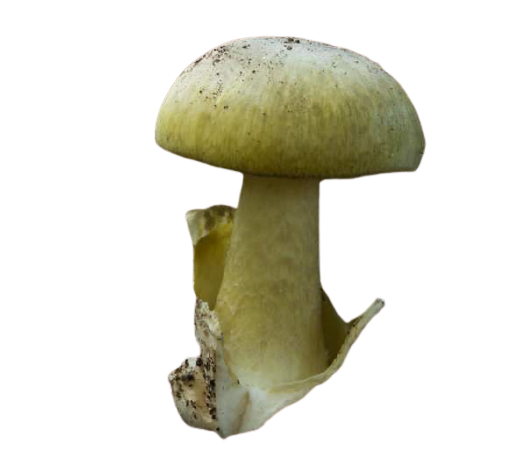
#> input picture Beracun/0.png, 526 x 475 px; its folder holds only this picture in this run
$ python ProcessImage.py
#> lines starting #> are read from the running program, lines starting #| are printed output that depends on the picture
# importing PIL Module
from PIL import Image
import os

dir = os.getcwd()
categories = ['Beracun', 'BisaDimakan']

for category in categories:
        path = os.path.join(dir, category)
        i=24
        j=48
        k=72

        for img in os.listdir(path):
            imgpath = os.path.join(path, img)
            image = Image.open(imgpath)
#> image is the input picture: PIL image 526x475 RGBA; mean R, G, B, A 224, 222.9, 211, 255

            vertical_img = image.transpose(method=Image.FLIP_TOP_BOTTOM)
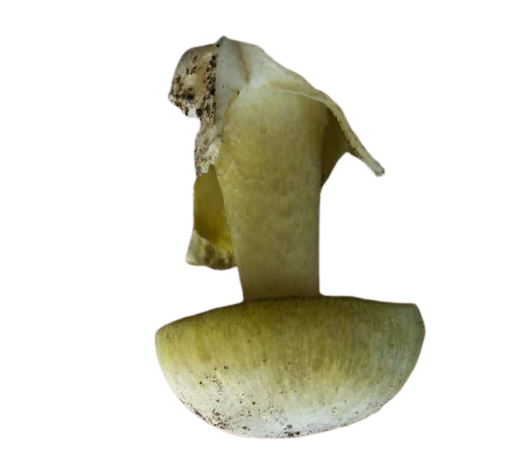
#> vertical_img: PIL image 526x475 RGBA; mean R, G, B, A 224, 222.9, 211, 255
            vertical_img.save(f'{path}/{i}.png')

            horizontal_img = image.transpose(method=Image.FLIP_LEFT_RIGHT)
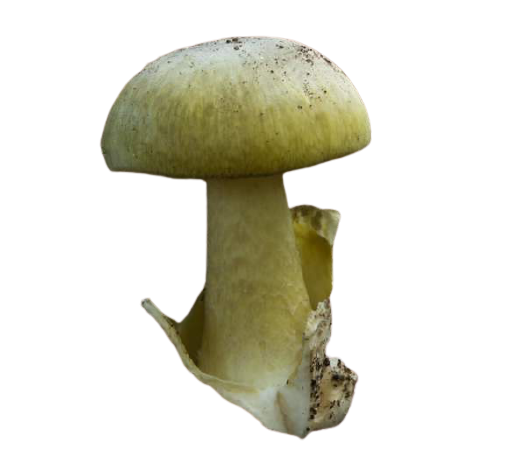
#> horizontal_img: PIL image 526x475 RGBA; mean R, G, B, A 224, 222.9, 211, 255
            horizontal_img.save(f'{path}/{j}.png')

            vertical_horizontal_img = horizontal_img.transpose(method=Image.FLIP_TOP_BOTTOM)
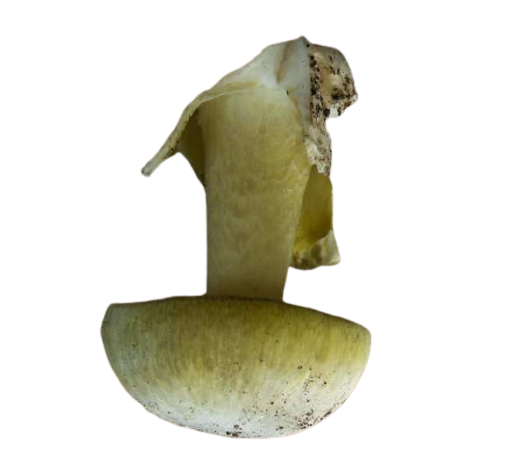
#> vertical_horizontal_img: PIL image 526x475 RGBA; mean R, G, B, A 224, 222.9, 211, 255
#> (the run stopped early here; a loop or call above may not have finished)
